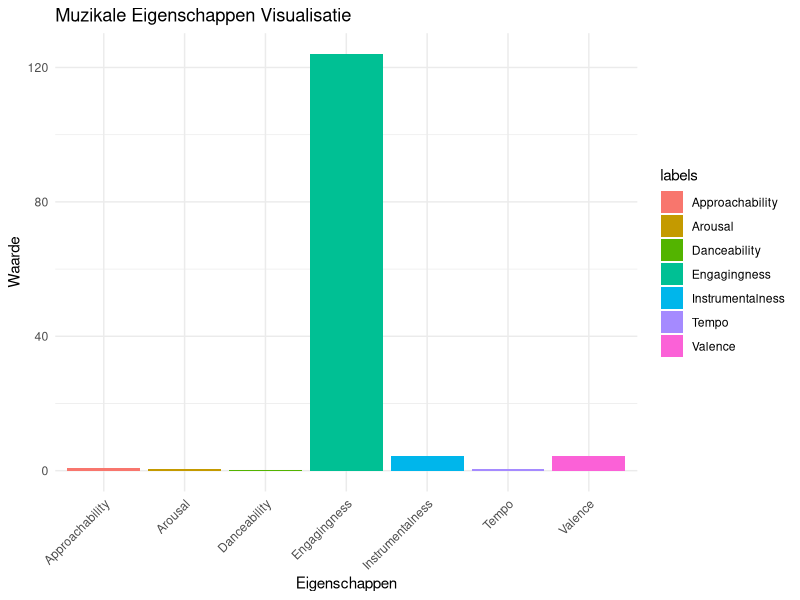

Source code (R):
## ---- chunk 1
# 
library(ggplot2)

# Waarden
waarden <- c(0.5268, 4.3736, 0.7555, 0.6204, 0.1690, 124, 4.3702)
labels <- c("Tempo", "Valence", "Approachability", "Arousal", 
            "Danceability", "Engagingness", "Instrumentalness")

# Dataframe
df <- data.frame(labels, waarden)

# Barplot
ggplot(df, aes(x = labels, y = waarden, fill = labels)) +
  geom_bar(stat = "identity") +  
  ggtitle("Muzikale Eigenschappen Visualisatie") +
  xlab("Eigenschappen") +
  ylab("Waarde") +
  theme_minimal() +
  theme(axis.text.x = element_text(angle = 45, hjust = 1))  # Draaien van de labels

